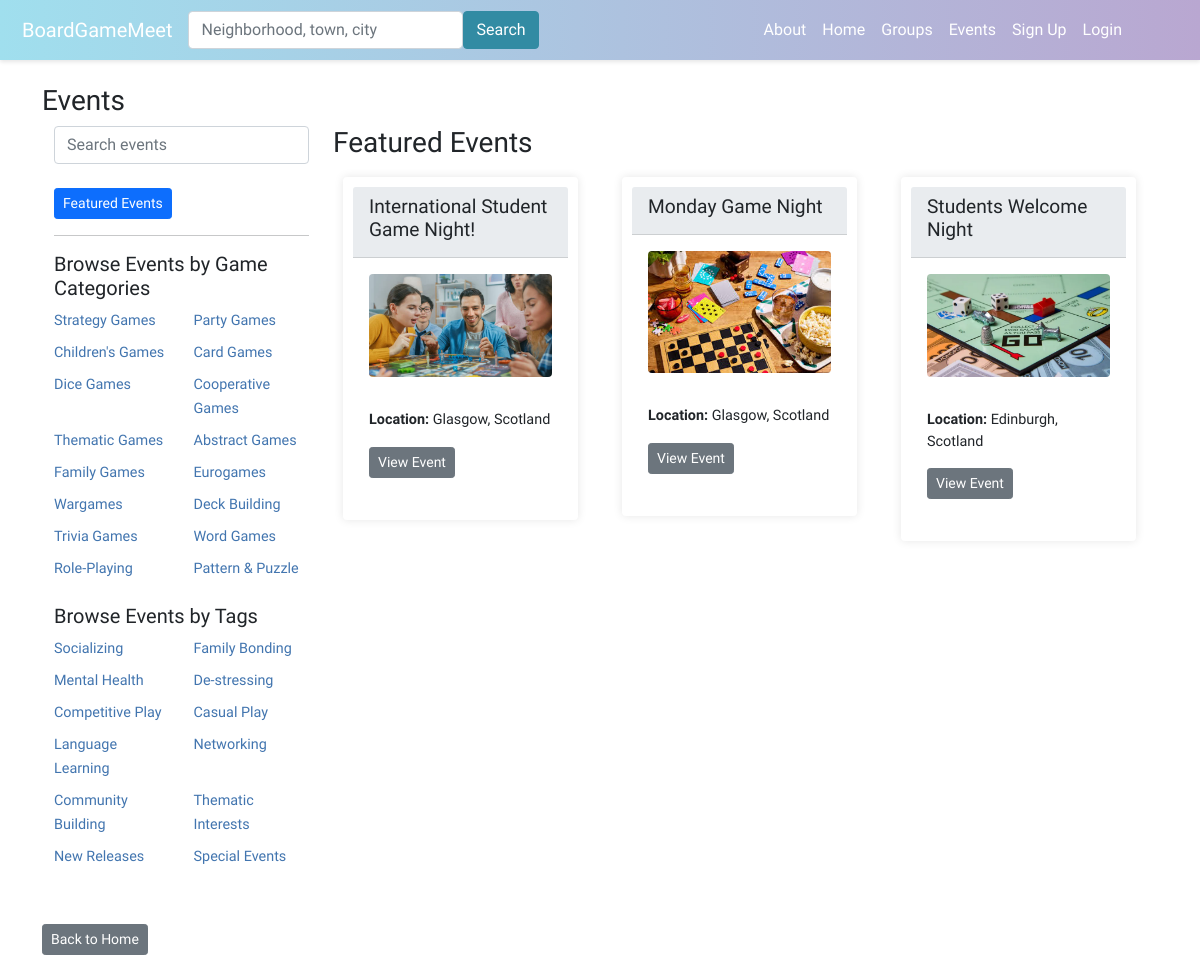
Screenshot of /events/ with the database file from the repository.
### boardgame/models.py (models this page shows, shortened)
class Category(models.Model):
    name = models.CharField(max_length=100)

class Tag(models.Model):
    name = models.CharField(max_length=100)

class Event(models.Model):
    group = models.ForeignKey(Group, on_delete=models.CASCADE)
    title = models.CharField(max_length=100)
    description = models.TextField()
    date_time = models.DateTimeField()
    attendees = models.ManyToManyField(User, through='EventAttendance')
    event_image = models.ImageField(upload_to='event_images/', null=True, blank=True)
    categories = models.ManyToManyField(Category, related_name='events', blank=True)
    tags = models.ManyToManyField(Tag, related_name='events', blank=True)
    nominations_open = models.BooleanField(default=True)
    signups_open = models.BooleanField(default=False)
    admin_only_nominations = models.BooleanField(default=False)
    skip_nominations = models.BooleanField(default=False)

class EventLocation(models.Model):
    event = models.OneToOneField('Event', on_delete=models.CASCADE)
    address = models.CharField(max_length=255)
    city = models.CharField(max_length=100)
    sublocality = models.CharField(max_length=100, blank=True)  # neighborhoods or sublocalities
    state = models.CharField(max_length=100, blank=True, null=True)
    postcode = models.CharField(max_length=20)
    country = models.CharField(max_length=20)
    latitude = models.DecimalField(max_digits=9, decimal_places=6, blank=True, null=True)
    longitude = models.DecimalField(max_digits=9, decimal_places=6, blank=True, null=True)

### boardgame/views.py (the view)
# urls.py: path('events/', views.events, name='events'),
def events(request):
    tag_name = request.GET.get('tag')
    category_name = request.GET.get('category')
    show_user_events = request.GET.get('your_events') == 'true'
    search_query = request.GET.get('search')
    now = timezone.now()
    event_list = Event.objects.filter(date_time__gte=now).order_by('title')
    if search_query:
        event_list = event_list.filter(
            Q(title__icontains=search_query) |
            Q(eventlocation__city__icontains=search_query)
        ).distinct()
    if tag_name:
        event_list = event_list.filter(tags__name=tag_name,date_time__gte=now)
    if category_name:
        event_list = event_list.filter(categories__name=category_name,date_time__gte=now)
    user_events = None
    user = request.user
    if show_user_events and user.is_authenticated:
        user_events = EventAttendance.objects.filter(user=user).select_related('event')
        if show_user_events:
            event_list = event_list.filter(id__in=user_events.values_list('event_id', flat=True))
    context = {
        'events': event_list,
        'tags': Tag.objects.all(),
        'categories': Category.objects.all(),
        'search_query': search_query,
    }
    return render(request, 'boardgame/events.html', context=context)

### boardgame/templates/boardgame/events.html (shortened to what this page needs)
{% extends 'boardgame/base.html' %}
{% load static %}
{% block content %}
<head>
<h3>Events</h3>
</head>
<div class="container">
    <div class="row">
        <div class="col-md-3">
            <div class="mb-2">
                <form method="get" action="{% url 'events' %}">
                    <div class="input-group">
                        <input type="text" class="form-control" id="search-bar" name="search" placeholder="Search events" value="{{ request.GET.search }}">
                    </div>
                </form>
                <br/>
                <a href="{% url 'events' %}" class="btn btn-primary btn-sm">Featured Events</a>
            </div>
            <hr>
            <div class="mb-3">
                <h5>Browse Events by Game Categories</h5>
                <div class="row">
                    {% if categories %}
                    {% for category in categories %}
                    <div class="col-6 mb-2">
                        <a href="?category={{ category.name }}" class="category-link">{{ category.name }}</a>
                    </div>
                    {% endfor %}
                    {% else %}
                    <p>No categories available</p>
                    {% endif %}
                </div>
            </div>
            <div class="mb-3">
                <h5>Browse Events by Tags</h5>
                <div class="row">
                    {% if tags %}
                    {% for tag in tags %}
                    <div class="col-6 mb-2">
                        <a href="?tag={{ tag.name }}" class="tag-link">{{ tag.name }}</a>
                    </div>
                    {% endfor %}
                    {% else %}
                    <p>No tags available</p>
                    {% endif %}
                </div>
            </div>
        </div>
        <div class="col-md-9">
            <h3>
                {% if request.GET.your_events %}
                    Your Events
                {% elif request.GET.tag %}
                    Results for Tag: {{ request.GET.tag }}
                {% elif request.GET.category %}
                    Results for Category: {{ request.GET.category }}
                {% else %}
                    Featured Events
                {% endif %}
            </h3>
            <div class="row" id="event-cards">
                {% if events %}
                {% for event in events %}
                <div class="col-md-4 mb-3">
                    <div class="card" style="border: none; box-shadow: 0 0 10px rgba(0,0,0,0.1);">
                        <div class="card-header" style="background-color: #e9ecef;">
                            <h4>{{ event.title }}</h4>
                        </div>
                        <div class="card-body">
                            {% if event.event_image %}
                            <img src="{{ event.event_image.url }}" class="profile-image rounded mb-3" style="max-width: 100%;">
                            {% else %}
                            <img src="{% static 'boardgame/images/event_image_default.jpg' %}" class="profile-image rounded mb-3" style="max-width: 100%;">
                            {% endif %}
                            <p class="card-text">
                                <p><b>Location:</b> {{event.eventlocation.city }}{% if event.eventlocation.state %}, {{ event.eventlocation.state }}{% endif %}</p>
                                <a href="{% url 'event_details' event.id %}" class="btn btn-secondary btn-sm">View Event</a>
                            </p>
                        </div>
                    </div>
                </div>
                {% endfor %}
                {% else %}
                <strong>There are no events present.</strong>
                {% endif %}
            </div>
        </div>
    </div>
</div>
<div class="mt-3">
    <a href="{% url 'home' %}" class="btn btn-secondary btn-sm">Back to Home</a>
</div>
{% endblock %}

### boardgame/static/boardgame/style.css (style rules this page uses)
.profile-image { max-width: 300px; max-height: 200px; width: auto; height: auto; }
.card { padding: 10px; margin: 10px; }
.card-header h4 { font-size: 1.2rem; }
.card-body p { font-size: 0.9rem; }
.btn-sm { font-size: 0.8rem; padding: 5px 10px; }
.container { max-width: 1200px; margin: auto; }

### boardgame/templates/boardgame/base.html (style rules this page uses)
body { font-family: 'Varela Round', sans-serif; }

### boardgame/templates/boardgame/events.html (style rules this page uses)
.tag-link, .category-link { text-decoration: none; color: #4275af; font-size: 0.9rem; }
.row > div { margin-bottom: 1rem; }

### rows the page displays
Category: name "Strategy Games"
Category: name "Party Games"
Category: name "Children's Games"
Category: name "Card Games"
Category: name "Dice Games"
Category: name "Cooperative Games"
Category: name "Thematic Games"
Category: name "Abstract Games"
Category: name "Family Games"
Category: name "Eurogames"
Category: name "Wargames"
Category: name "Deck Building"
Category: name "Trivia Games"
Category: name "Word Games"
Category: name "Role-Playing"
Category: name "Pattern & Puzzle"
Tag: name "Socializing"
Tag: name "Family Bonding"
Tag: name "Mental Health"
Tag: name "De-stressing"
Tag: name "Competitive Play"
Tag: name "Casual Play"
Tag: name "Language Learning"
Tag: name "Networking"
Tag: name "Community Building"
Tag: name "Thematic Interests"
Tag: name "New Releases"
Tag: name "Special Events"
Event: title "International Student Game Night!", event_image (picture), eventlocation.city "Glasgow", eventlocation.state "Scotland"
Event: title "Monday Game Night", event_image (picture), eventlocation.city "Glasgow", eventlocation.state "Scotland"
Event: title "Students Welcome Night", event_image (picture), eventlocation.city "Edinburgh", eventlocation.state "Scotland"
